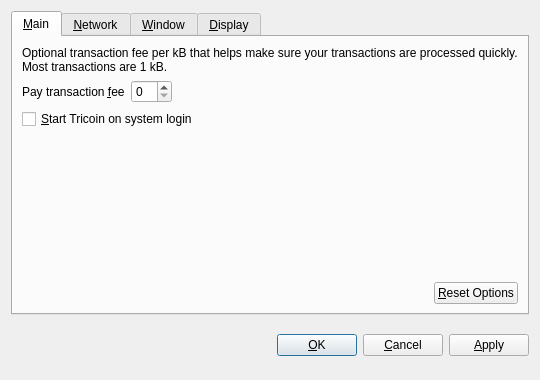
<?xml version="1.0" encoding="UTF-8"?>
<ui version="4.0">
 <class>OptionsDialog</class>
 <widget class="QDialog" name="OptionsDialog">
  <property name="geometry">
   <rect>
    <x>0</x>
    <y>0</y>
    <width>540</width>
    <height>380</height>
   </rect>
  </property>
  <property name="windowTitle">
   <string>Options</string>
  </property>
  <property name="modal">
   <bool>true</bool>
  </property>
  <layout class="QVBoxLayout" name="verticalLayout">
   <item>
    <widget class="QTabWidget" name="tabWidget">
     <property name="tabPosition">
      <enum>QTabWidget::North</enum>
     </property>
     <property name="currentIndex">
      <number>0</number>
     </property>
     <widget class="QWidget" name="tabMain">
      <attribute name="title">
       <string>&amp;Main</string>
      </attribute>
      <layout class="QVBoxLayout" name="verticalLayout_Main">
       <item>
        <widget class="QLabel" name="transactionFeeInfoLabel">
         <property name="text">
          <string>Optional transaction fee per kB that helps make sure your transactions are processed quickly. Most transactions are 1 kB.</string>
         </property>
         <property name="textFormat">
          <enum>Qt::PlainText</enum>
         </property>
         <property name="wordWrap">
          <bool>true</bool>
         </property>
        </widget>
       </item>
       <item>
        <layout class="QHBoxLayout" name="horizontalLayout_1_Main">
         <item>
          <widget class="QLabel" name="transactionFeeLabel">
           <property name="text">
            <string>Pay transaction &amp;fee</string>
           </property>
           <property name="textFormat">
            <enum>Qt::PlainText</enum>
           </property>
           <property name="buddy">
            <cstring>transactionFee</cstring>
           </property>
          </widget>
         </item>
         <item>
          <widget class="BitcoinAmountField" name="transactionFee"/>
         </item>
         <item>
          <spacer name="horizontalSpacer_1_Main">
           <property name="orientation">
            <enum>Qt::Horizontal</enum>
           </property>
           <property name="sizeHint" stdset="0">
            <size>
             <width>40</width>
             <height>20</height>
            </size>
           </property>
          </spacer>
         </item>
        </layout>
       </item>
       <item>
        <widget class="QCheckBox" name="bitcoinAtStartup">
         <property name="toolTip">
          <string>Automatically start Tricoin after logging in to the system.</string>
         </property>
         <property name="text">
          <string>&amp;Start Tricoin on system login</string>
         </property>
        </widget>
       </item>
       <item>
        <spacer name="verticalSpacer_Main">
         <property name="orientation">
          <enum>Qt::Vertical</enum>
         </property>
         <property name="sizeHint" stdset="0">
          <size>
           <width>20</width>
           <height>40</height>
          </size>
         </property>
        </spacer>
       </item>
       <item>
        <layout class="QHBoxLayout" name="horizontalLayout_2_Main">
         <item>
          <spacer name="horizontalSpacer_2_Main">
           <property name="orientation">
            <enum>Qt::Horizontal</enum>
           </property>
           <property name="sizeHint" stdset="0">
            <size>
             <width>40</width>
             <height>20</height>
            </size>
           </property>
          </spacer>
         </item>
         <item>
          <widget class="QPushButton" name="resetButton">
           <property name="toolTip">
            <string>Reset all client options to default.</string>
           </property>
           <property name="text">
            <string>&amp;Reset Options</string>
           </property>
           <property name="autoDefault">
            <bool>false</bool>
           </property>
          </widget>
         </item>
        </layout>
       </item>
      </layout>
     </widget>
     <widget class="QWidget" name="tabNetwork">
      <attribute name="title">
       <string>&amp;Network</string>
      </attribute>
      <layout class="QVBoxLayout" name="verticalLayout_Network">
       <item>
        <widget class="QCheckBox" name="mapPortUpnp">
         <property name="toolTip">
          <string>Automatically open the Tricoin client port on the router. This only works when your router supports UPnP and it is enabled.</string>
         </property>
         <property name="text">
          <string>Map port using &amp;UPnP</string>
         </property>
        </widget>
       </item>
       <item>
        <widget class="QCheckBox" name="connectSocks">
         <property name="toolTip">
          <string>Connect to the Tricoin network through a SOCKS proxy (e.g. when connecting through Tor).</string>
         </property>
         <property name="text">
          <string>&amp;Connect through SOCKS proxy:</string>
         </property>
        </widget>
       </item>
       <item>
        <layout class="QHBoxLayout" name="horizontalLayout_Network">
         <item>
          <widget class="QLabel" name="proxyIpLabel">
           <property name="text">
            <string>Proxy &amp;IP:</string>
           </property>
           <property name="textFormat">
            <enum>Qt::PlainText</enum>
           </property>
           <property name="buddy">
            <cstring>proxyIp</cstring>
           </property>
          </widget>
         </item>
         <item>
          <widget class="QValidatedLineEdit" name="proxyIp">
           <property name="maximumSize">
            <size>
             <width>140</width>
             <height>16777215</height>
            </size>
           </property>
           <property name="toolTip">
            <string>IP address of the proxy (e.g. 127.0.0.1)</string>
           </property>
          </widget>
         </item>
         <item>
          <widget class="QLabel" name="proxyPortLabel">
           <property name="text">
            <string>&amp;Port:</string>
           </property>
           <property name="textFormat">
            <enum>Qt::PlainText</enum>
           </property>
           <property name="buddy">
            <cstring>proxyPort</cstring>
           </property>
          </widget>
         </item>
         <item>
          <widget class="QLineEdit" name="proxyPort">
           <property name="maximumSize">
            <size>
             <width>55</width>
             <height>16777215</height>
            </size>
           </property>
           <property name="toolTip">
            <string>Port of the proxy (e.g. 9050)</string>
           </property>
          </widget>
         </item>
         <item>
          <widget class="QLabel" name="socksVersionLabel">
           <property name="text">
            <string>SOCKS &amp;Version:</string>
           </property>
           <property name="textFormat">
            <enum>Qt::PlainText</enum>
           </property>
           <property name="buddy">
            <cstring>socksVersion</cstring>
           </property>
          </widget>
         </item>
         <item>
          <widget class="QValueComboBox" name="socksVersion">
           <property name="toolTip">
            <string>SOCKS version of the proxy (e.g. 5)</string>
           </property>
          </widget>
         </item>
         <item>
          <spacer name="horizontalSpacer_Network">
           <property name="orientation">
            <enum>Qt::Horizontal</enum>
           </property>
           <property name="sizeHint" stdset="0">
            <size>
             <width>40</width>
             <height>20</height>
            </size>
           </property>
          </spacer>
         </item>
        </layout>
       </item>
       <item>
        <spacer name="verticalSpacer_Network">
         <property name="orientation">
          <enum>Qt::Vertical</enum>
         </property>
         <property name="sizeHint" stdset="0">
          <size>
           <width>20</width>
           <height>40</height>
          </size>
         </property>
        </spacer>
       </item>
      </layout>
     </widget>
     <widget class="QWidget" name="tabWindow">
      <attribute name="title">
       <string>&amp;Window</string>
      </attribute>
      <layout class="QVBoxLayout" name="verticalLayout_Window">
       <item>
        <widget class="QCheckBox" name="minimizeToTray">
         <property name="toolTip">
          <string>Show only a tray icon after minimizing the window.</string>
         </property>
         <property name="text">
          <string>&amp;Minimize to the tray instead of the taskbar</string>
         </property>
        </widget>
       </item>
       <item>
        <widget class="QCheckBox" name="minimizeOnClose">
         <property name="toolTip">
          <string>Minimize instead of exit the application when the window is closed. When this option is enabled, the application will be closed only after selecting Quit in the menu.</string>
         </property>
         <property name="text">
          <string>M&amp;inimize on close</string>
         </property>
        </widget>
       </item>
       <item>
        <spacer name="verticalSpacer_Window">
         <property name="orientation">
          <enum>Qt::Vertical</enum>
         </property>
         <property name="sizeHint" stdset="0">
          <size>
           <width>20</width>
           <height>40</height>
          </size>
         </property>
        </spacer>
       </item>
      </layout>
     </widget>
     <widget class="QWidget" name="tabDisplay">
      <attribute name="title">
       <string>&amp;Display</string>
      </attribute>
      <layout class="QVBoxLayout" name="verticalLayout_Display">
       <item>
        <layout class="QHBoxLayout" name="horizontalLayout_1_Display">
         <item>
          <widget class="QLabel" name="langLabel">
           <property name="text">
            <string>User Interface &amp;language:</string>
           </property>
           <property name="textFormat">
            <enum>Qt::PlainText</enum>
           </property>
           <property name="buddy">
            <cstring>lang</cstring>
           </property>
          </widget>
         </item>
         <item>
          <widget class="QValueComboBox" name="lang">
           <property name="toolTip">
            <string>The user interface language can be set here. This setting will take effect after restarting Tricoin.</string>
           </property>
          </widget>
         </item>
        </layout>
       </item>
       <item>
        <layout class="QHBoxLayout" name="horizontalLayout_2_Display">
         <item>
          <widget class="QLabel" name="unitLabel">
           <property name="text">
            <string>&amp;Unit to show amounts in:</string>
           </property>
           <property name="textFormat">
            <enum>Qt::PlainText</enum>
           </property>
           <property name="buddy">
            <cstring>unit</cstring>
           </property>
          </widget>
         </item>
         <item>
          <widget class="QValueComboBox" name="unit">
           <property name="toolTip">
            <string>Choose the default subdivision unit to show in the interface and when sending coins.</string>
           </property>
          </widget>
         </item>
        </layout>
       </item>
       <item>
        <widget class="QCheckBox" name="displayAddresses">
         <property name="toolTip">
          <string>Whether to show Tricoin addresses in the transaction list or not.</string>
         </property>
         <property name="text">
          <string>&amp;Display addresses in transaction list</string>
         </property>
        </widget>
       </item>
       <item>
        <widget class="QCheckBox" name="coinControlFeatures"> 
          <property name="toolTip"> 
            <string>Whether to show coin control features or not.</string> 
          </property>
          <property name="text"> 
            <string>Display coin &amp;control features (experts only!)</string>
          </property>
        </widget>
       </item>
       <item>
        <spacer name="verticalSpacer_Display">
         <property name="orientation">
          <enum>Qt::Vertical</enum>
         </property>
         <property name="sizeHint" stdset="0">
          <size>
           <width>20</width>
           <height>40</height>
          </size>
         </property>
        </spacer>
       </item>
      </layout>
     </widget>
    </widget>
   </item>
   <item>
    <layout class="QHBoxLayout" name="horizontalLayout_Buttons">
     <item>
      <spacer name="horizontalSpacer_1">
       <property name="orientation">
        <enum>Qt::Horizontal</enum>
       </property>
       <property name="sizeHint" stdset="0">
        <size>
         <width>40</width>
         <height>48</height>
        </size>
       </property>
      </spacer>
     </item>
     <item>
      <widget class="QLabel" name="statusLabel">
       <property name="font">
        <font>
         <weight>75</weight>
         <bold>true</bold>
        </font>
       </property>
       <property name="text">
        <string/>
       </property>
       <property name="textFormat">
        <enum>Qt::PlainText</enum>
       </property>
       <property name="wordWrap">
        <bool>true</bool>
       </property>
      </widget>
     </item>
     <item>
      <spacer name="horizontalSpacer_2">
       <property name="orientation">
        <enum>Qt::Horizontal</enum>
       </property>
       <property name="sizeHint" stdset="0">
        <size>
         <width>40</width>
         <height>48</height>
        </size>
       </property>
      </spacer>
     </item>
     <item>
      <widget class="QPushButton" name="okButton">
       <property name="text">
        <string>&amp;OK</string>
       </property>
      </widget>
     </item>
     <item>
      <widget class="QPushButton" name="cancelButton">
       <property name="text">
        <string>&amp;Cancel</string>
       </property>
       <property name="autoDefault">
        <bool>false</bool>
       </property>
      </widget>
     </item>
     <item>
      <widget class="QPushButton" name="applyButton">
       <property name="text">
        <string>&amp;Apply</string>
       </property>
       <property name="autoDefault">
        <bool>false</bool>
       </property>
      </widget>
     </item>
    </layout>
   </item>
  </layout>
 </widget>
 <customwidgets>
  <customwidget>
   <class>BitcoinAmountField</class>
   <extends>QSpinBox</extends>
   <header>bitcoinamountfield.h</header>
  </customwidget>
  <customwidget>
   <class>QValueComboBox</class>
   <extends>QComboBox</extends>
   <header>qvaluecombobox.h</header>
  </customwidget>
  <customwidget>
   <class>QValidatedLineEdit</class>
   <extends>QLineEdit</extends>
   <header>qvalidatedlineedit.h</header>
  </customwidget>
 </customwidgets>
 <resources/>
 <connections/>
</ui>
